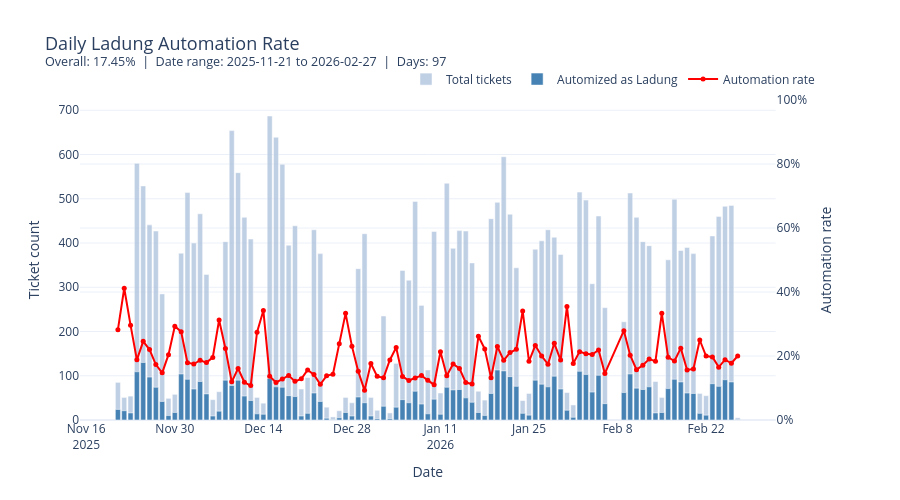

The code cell stored with this chart in its notebook:
### Markdown cell above
Ladung automation rate with the new model

### Code cell
import plotly.graph_objects as go
from plotly.subplots import make_subplots

# Extract date from created_at
data['created_date'] = pd.to_datetime(data['created_at']).dt.date

# Daily aggregation
daily = data.groupby('created_date').agg(
    total=('automized_as_ladung', 'count'),
    automized=('automized_as_ladung', 'sum')
).reset_index()
daily['automation_rate'] = daily['automized'] / daily['total']

# Compute summary stats
overall_rate = daily['automized'].sum() / daily['total'].sum()
date_min = daily['created_date'].min()
date_max = daily['created_date'].max()
n_days = len(daily)

# Print summary
print(f"Overall ladung automation rate: {overall_rate:.2%}")
print(f"Date range: {date_min} to {date_max}")
print(f"Days: {n_days}")

# Plotly dual-axis chart
fig = make_subplots(specs=[[{"secondary_y": True}]])

fig.add_trace(
    go.Bar(x=daily['created_date'], y=daily['total'],
           name='Total tickets', marker_color='lightsteelblue', opacity=0.8),
    secondary_y=False,
)
fig.add_trace(
    go.Bar(x=daily['created_date'], y=daily['automized'],
           name='Automized as Ladung', marker_color='steelblue'),
    secondary_y=False,
)
fig.add_trace(
    go.Scatter(x=daily['created_date'], y=daily['automation_rate'],
               name='Automation rate', mode='lines+markers',
               line=dict(color='red', width=2), marker=dict(size=5)),
    secondary_y=True,
)

fig.update_layout(
    title=dict(
        text=(
            f'Daily Ladung Automation Rate'
            f'<br><sup>Overall: {overall_rate:.2%} &nbsp;|&nbsp; '
            f'Date range: {date_min} to {date_max} &nbsp;|&nbsp; '
            f'Days: {n_days}</sup>'
        ),
        font=dict(size=18),
    ),
    barmode='overlay',
    hovermode='x unified',
    legend=dict(orientation='h', yanchor='bottom', y=1.02, xanchor='right', x=1),
    template='plotly_white',
    height=500,
)
fig.update_yaxes(title_text='Ticket count', secondary_y=False)
fig.update_yaxes(title_text='Automation rate', secondary_y=True,
                 range=[0, 1], tickformat='.0%')
fig.update_xaxes(title_text='Date')
fig.show()

### Figure 1 — Plotly figure (JSON) as saved in the notebook; plotly's stock layout.template omitted (floating-point values rounded to 4 significant figures)
{"data": [{"marker": {"color": "lightsteelblue"}, "name": "Total tickets", "opacity": 0.8, "type": "bar", "x": ["2025-11-21", "2025-11-22", "2025-11-23", "2025-11-24", "2025-11-25", "2025-11-26", "2025-11-27", "2025-11-28", "2025-11-29", "2025-11-30", "2025-12-01", "2025-12-02", "2025-12-03", "2025-12-04", "2025-12-05", "2025-12-06", "2025-12-07", "2025-12-08", "2025-12-09", "2025-12-10", "2025-12-11", "2025-12-12", "2025-12-13", "2025-12-14", "2025-12-15", "2025-12-16", "2025-12-17", "2025-12-18", "2025-12-19", "2025-12-20", "2025-12-21", "2025-12-22", "2025-12-23", "2025-12-24", "2025-12-25", "2025-12-26", "2025-12-27", "2025-12-28", "2025-12-29", "2025-12-30", "2025-12-31", "2026-01-01", "2026-01-02", "2026-01-03", "2026-01-04", "2026-01-05", "2026-01-06", "2026-01-07", "2026-01-08", "2026-01-09", "2026-01-10", "2026-01-11", "2026-01-12", "2026-01-13", "2026-01-14", "2026-01-15", "2026-01-16", "2026-01-17", "2026-01-18", "2026-01-19", "2026-01-20", "2026-01-21", "2026-01-22", "2026-01-23", "2026-01-24", "2026-01-25", "2026-01-26", "2026-01-27", "2026-01-28", "2026-01-29", "2026-01-30", "2026-01-31", "2026-02-01", "2026-02-02", "2026-02-03", "2026-02-04", "2026-02-05", "2026-02-06", "2026-02-09", "2026-02-10", "2026-02-11", "2026-02-12", "2026-02-13", "2026-02-14", "2026-02-15", "2026-02-16", "2026-02-17", "2026-02-18", "2026-02-19", "2026-02-20", "2026-02-21", "2026-02-22", "2026-02-23", "2026-02-24", "2026-02-25", "2026-02-26", "2026-02-27"], "xaxis": "x", "y": [85, 51, 54, 580, 529, 441, 427, 285, 49, 58, 377, 514, 400, 466, 329, 46, 64, 403, 654, 559, 458, 409, 51, 38, 687, 639, 578, 395, 439, 70, 96, 430, 376, 29, 7, 21, 51, 39, 342, 421, 51, 22, 235, 16, 128, 338, 316, 494, 259, 113, 426, 61, 535, 388, 428, 427, 355, 65, 45, 455, 492, 595, 465, 344, 44, 60, 386, 405, 430, 413, 374, 62, 34, 515, 497, 308, 461, 254, 222, 513, 458, 403, 394, 87, 51, 362, 499, 383, 390, 376, 60, 55, 416, 460, 483, 485, 5], "yaxis": "y"}, {"marker": {"color": "steelblue"}, "name": "Automized as Ladung", "type": "bar", "x": ["2025-11-21", "2025-11-22", "2025-11-23", "2025-11-24", "2025-11-25", "2025-11-26", "2025-11-27", "2025-11-28", "2025-11-29", "2025-11-30", "2025-12-01", "2025-12-02", "2025-12-03", "2025-12-04", "2025-12-05", "2025-12-06", "2025-12-07", "2025-12-08", "2025-12-09", "2025-12-10", "2025-12-11", "2025-12-12", "2025-12-13", "2025-12-14", "2025-12-15", "2025-12-16", "2025-12-17", "2025-12-18", "2025-12-19", "2025-12-20", "2025-12-21", "2025-12-22", "2025-12-23", "2025-12-24", "2025-12-25", "2025-12-26", "2025-12-27", "2025-12-28", "2025-12-29", "2025-12-30", "2025-12-31", "2026-01-01", "2026-01-02", "2026-01-03", "2026-01-04", "2026-01-05", "2026-01-06", "2026-01-07", "2026-01-08", "2026-01-09", "2026-01-10", "2026-01-11", "2026-01-12", "2026-01-13", "2026-01-14", "2026-01-15", "2026-01-16", "2026-01-17", "2026-01-18", "2026-01-19", "2026-01-20", "2026-01-21", "2026-01-22", "2026-01-23", "2026-01-24", "2026-01-25", "2026-01-26", "2026-01-27", "2026-01-28", "2026-01-29", "2026-01-30", "2026-01-31", "2026-02-01", "2026-02-02", "2026-02-03", "2026-02-04", "2026-02-05", "2026-02-06", "2026-02-09", "2026-02-10", "2026-02-11", "2026-02-12", "2026-02-13", "2026-02-14", "2026-02-15", "2026-02-16", "2026-02-17", "2026-02-18", "2026-02-19", "2026-02-20", "2026-02-21", "2026-02-22", "2026-02-23", "2026-02-24", "2026-02-25", "2026-02-26", "2026-02-27"], "xaxis": "x", "y": [24, 21, 16, 109, 130, 97, 74, 42, 10, 17, 104, 92, 70, 87, 59, 9, 20, 90, 78, 90, 54, 44, 14, 13, 94, 75, 74, 55, 53, 9, 15, 61, 42, 4, 1, 5, 17, 9, 52, 39, 9, 3, 31, 3, 29, 46, 39, 65, 36, 14, 47, 13, 74, 68, 69, 50, 40, 17, 10, 60, 113, 111, 98, 76, 15, 11, 90, 81, 75, 99, 70, 22, 6, 110, 103, 63, 101, 37, 62, 104, 72, 69, 75, 16, 17, 71, 92, 86, 61, 60, 15, 11, 82, 76, 91, 86, 1], "yaxis": "y"}, {"line": {"color": "red", "width": 2}, "marker": {"size": 5}, "mode": "lines+markers", "name": "Automation rate", "type": "scatter", "x": ["2025-11-21", "2025-11-22", "2025-11-23", "2025-11-24", "2025-11-25", "2025-11-26", "2025-11-27", "2025-11-28", "2025-11-29", "2025-11-30", "2025-12-01", "2025-12-02", "2025-12-03", "2025-12-04", "2025-12-05", "2025-12-06", "2025-12-07", "2025-12-08", "2025-12-09", "2025-12-10", "2025-12-11", "2025-12-12", "2025-12-13", "2025-12-14", "2025-12-15", "2025-12-16", "2025-12-17", "2025-12-18", "2025-12-19", "2025-12-20", "2025-12-21", "2025-12-22", "2025-12-23", "2025-12-24", "2025-12-25", "2025-12-26", "2025-12-27", "2025-12-28", "2025-12-29", "2025-12-30", "2025-12-31", "2026-01-01", "2026-01-02", "2026-01-03", "2026-01-04", "2026-01-05", "2026-01-06", "2026-01-07", "2026-01-08", "2026-01-09", "2026-01-10", "2026-01-11", "2026-01-12", "2026-01-13", "2026-01-14", "2026-01-15", "2026-01-16", "2026-01-17", "2026-01-18", "2026-01-19", "2026-01-20", "2026-01-21", "2026-01-22", "2026-01-23", "2026-01-24", "2026-01-25", "2026-01-26", "2026-01-27", "2026-01-28", "2026-01-29", "2026-01-30", "2026-01-31", "2026-02-01", "2026-02-02", "2026-02-03", "2026-02-04", "2026-02-05", "2026-02-06", "2026-02-09", "2026-02-10", "2026-02-11", "2026-02-12", "2026-02-13", "2026-02-14", "2026-02-15", "2026-02-16", "2026-02-17", "2026-02-18", "2026-02-19", "2026-02-20", "2026-02-21", "2026-02-22", "2026-02-23", "2026-02-24", "2026-02-25", "2026-02-26", "2026-02-27"], "xaxis": "x", "y": [0.2824, 0.4118, 0.2963, 0.1879, 0.2457, 0.22, 0.1733, 0.1474, 0.2041, 0.2931, 0.2759, 0.179, 0.175, 0.1867, 0.1793, 0.1957, 0.3125, 0.2233, 0.1193, 0.161, 0.1179, 0.1076, 0.2745, 0.3421, 0.1368, 0.1174, 0.128, 0.1392, 0.1207, 0.1286, 0.1562, 0.1419, 0.1117, 0.1379, 0.1429, 0.2381, 0.3333, 0.2308, 0.152, 0.09264, 0.1765, 0.1364, 0.1319, 0.1875, 0.2266, 0.1361, 0.1234, 0.1316, 0.139, 0.1239, 0.1103, 0.2131, 0.1383, 0.1753, 0.1612, 0.1171, 0.1127, 0.2615, 0.2222, 0.1319, 0.2297, 0.1866, 0.2108, 0.2209, 0.3409, 0.1833, 0.2332, 0.2, 0.1744, 0.2397, 0.1872, 0.3548, 0.1765, 0.2136, 0.2072, 0.2045, 0.2191, 0.1457, 0.2793, 0.2027, 0.1572, 0.1712, 0.1904, 0.1839, 0.3333, 0.1961, 0.1844, 0.2245, 0.1564, 0.1596, 0.25, 0.2, 0.1971, 0.1652, 0.1884, 0.1773, 0.2], "yaxis": "y2"}], "layout": {"barmode": "overlay", "height": 500, "hovermode": "x unified", "legend": {"orientation": "h", "x": 1, "xanchor": "right", "y": 1.02, "yanchor": "bottom"}, "title": {"font": {"size": 18}, "text": "Daily Ladung Automation Rate<br><sup>Overall: 17.45% &nbsp;|&nbsp; Date range: 2025-11-21 to 2026-02-27 &nbsp;|&nbsp; Days: 97</sup>"}, "xaxis": {"anchor": "y", "domain": [0, 0.94], "title": {"text": "Date"}}, "yaxis": {"anchor": "x", "domain": [0, 1], "title": {"text": "Ticket count"}}, "yaxis2": {"anchor": "x", "overlaying": "y", "range": [0, 1], "side": "right", "tickformat": ".0%", "title": {"text": "Automation rate"}}}}
